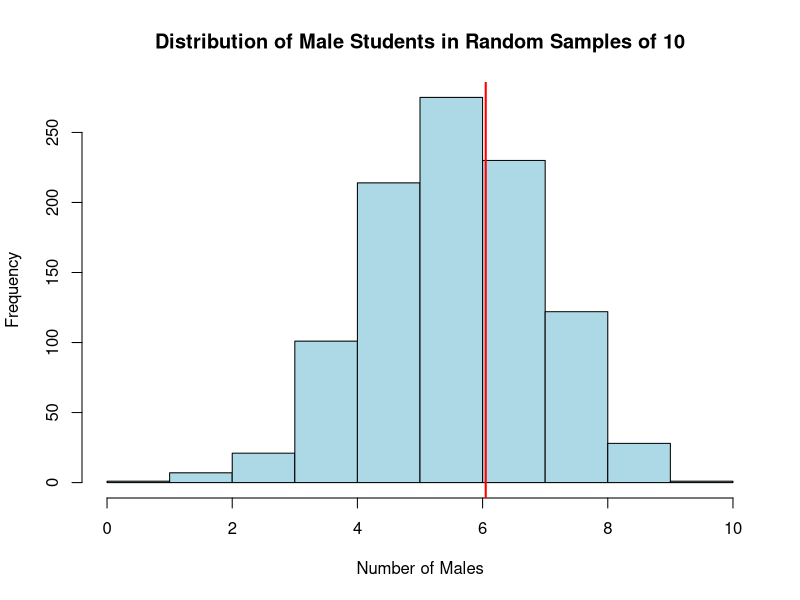
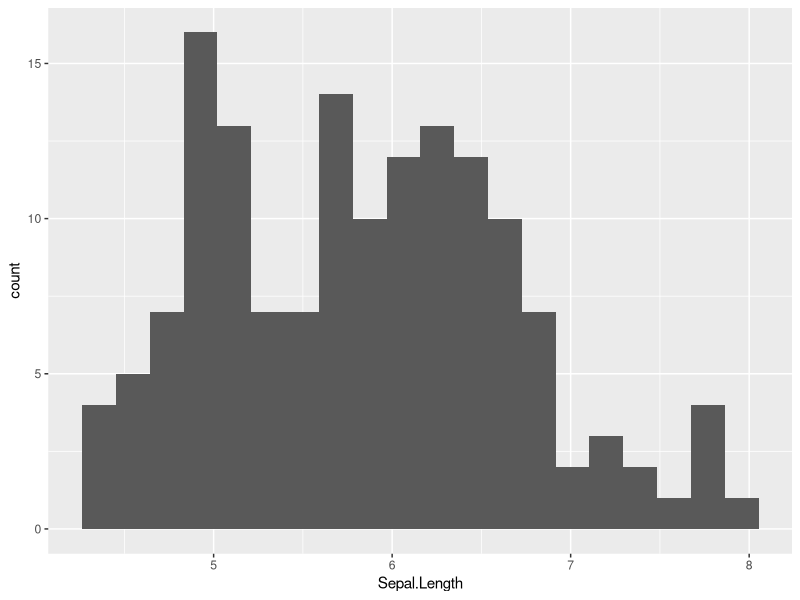
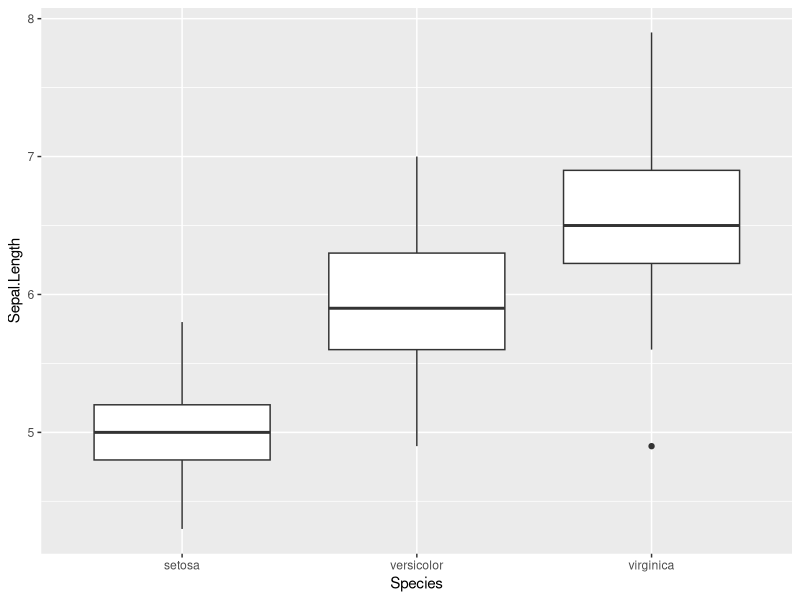
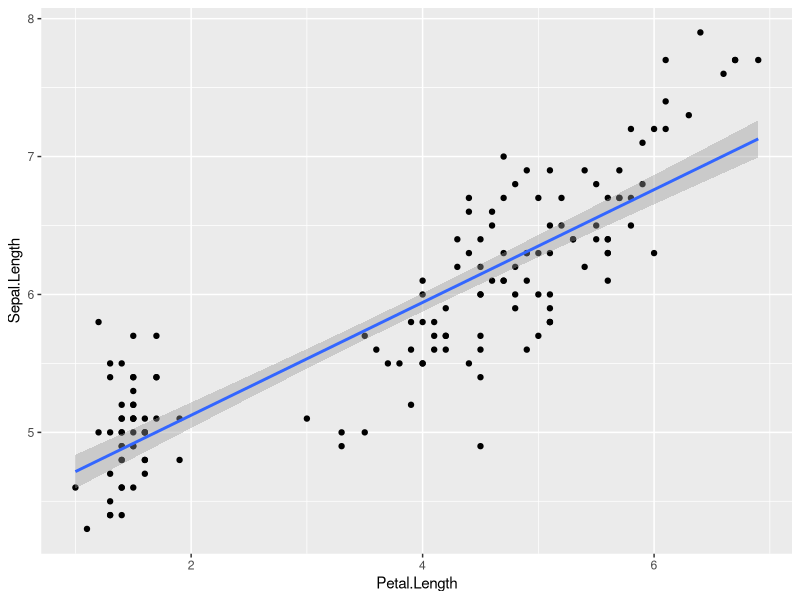
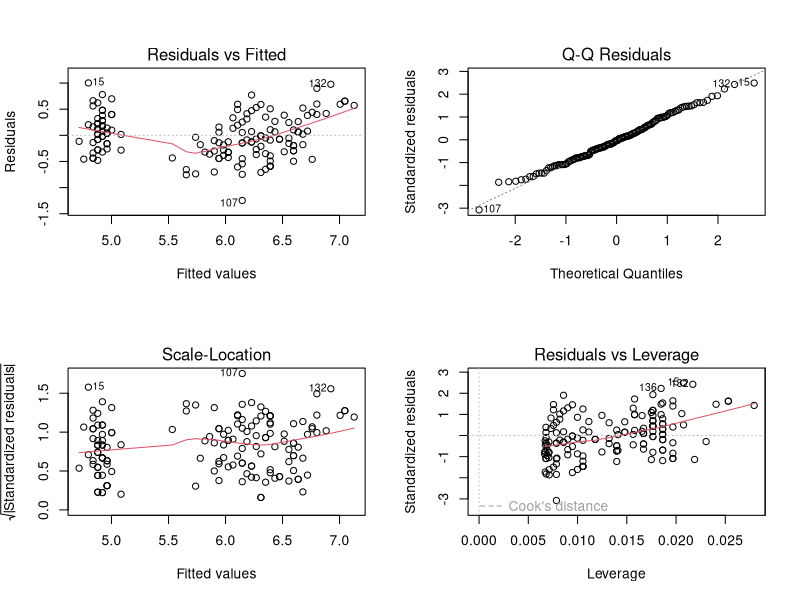

Write the R code that produced these figures, in order.
## ---- chunk 1
set.seed(123)

# Simulate the population of 50 students (M = male, F = female)

students <- sample(c("M", "F"), size = 50, replace = TRUE)
table(students)

# Notice that the number of males and females in your sample can vary just by chance.

## ---- chunk 2

set.seed(123)
sample_gender_counts <- replicate(1000, {
sample10 <- sample(students, 10)
sum(sample10 == "M")  # count number of males in each sample
})

# Visualize

hist(sample_gender_counts,
  main = "Distribution of Male Students in Random Samples of 10",
  xlab = "Number of Males",
  col = "lightblue",
  breaks = 0:10)

abline(v = mean(sample_gender_counts), col = "red", lwd = 2)

## ---- chunk 3
# Probability that a random sample of 10 students has exactly 5 males

mean(sample_gender_counts == 5)

mean(sample_gender_counts == 2)

# If you repeat sampling many times, this fraction approximates the probability.
# This is exactly what a p-value measures in hypothesis testing.

## ---- chunk 4

# One-sample proportion test: Is the proportion of males 0.5?

prop.test(sum(students == "M"), length(students), p = 0.5)

# The p-value tells us if the observed proportion of males significantly differs from 50%.
## ---- chunk 5

mean(iris$Sepal.Length)
median(iris$Sepal.Length)
sd(iris$Sepal.Length)
range(iris$Sepal.Length)

## ---- chunk 6
library(dplyr)

iris %>%
group_by(Species) %>%
summarise(
mean_sepal = mean(Sepal.Length),
sd_sepal = sd(Sepal.Length)
)

## ---- chunk 7
library(ggplot2)

ggplot(iris, aes(x = Sepal.Length)) +
geom_histogram(bins = 20)

## ---- chunk 8
ggplot(iris, aes(x = Species, y = Sepal.Length)) +
geom_boxplot()

## ---- chunk 9

t.test(iris$Sepal.Length, mu = 5)

## ---- chunk 10

t.test(
Sepal.Length ~ Species,
data = subset(iris, Species %in% c("setosa", "versicolor"))
)

## ---- chunk 11

wilcox.test(
  Sepal.Length ~ Species,
  data = subset(iris, Species %in% c("setosa", "versicolor"))
)

## ---- chunk 12
anova_model <- aov(Sepal.Length ~ Species, data = iris)
summary(anova_model)

## ---- chunk 13
TukeyHSD(anova_model)

## ---- chunk 14
cor(iris$Sepal.Length, iris$Petal.Length)

## ---- chunk 15
cor.test(iris$Sepal.Length, iris$Petal.Length)

## ---- chunk 16
lm_model <- lm(Sepal.Length ~ Petal.Length, data = iris)
summary(lm_model)

## ---- chunk 17
ggplot(iris, aes(x = Petal.Length, y = Sepal.Length)) +
  geom_point() +
  geom_smooth(method = "lm", se = TRUE)

## ---- chunk 18

par(mfrow = c(2, 2))
plot(lm_model)

## ---- chunk 19
set.seed(123)

# Simulated data
x <- rnorm(100)
y <- 2 * x + rnorm(100)

# Train-test split
train_id <- sample(seq_along(x), 70)

x_train <- x[train_id]
y_train <- y[train_id]
x_test  <- x[-train_id]
y_test  <- y[-train_id]

# Fit model on training data
model <- lm(y_train ~ x_train)

# Predict on new data
predictions <- predict(model,
                       newdata = data.frame(x_train = x_test))

head(predictions)

## ---- chunk 20

mean((predictions - y_test)^2)

